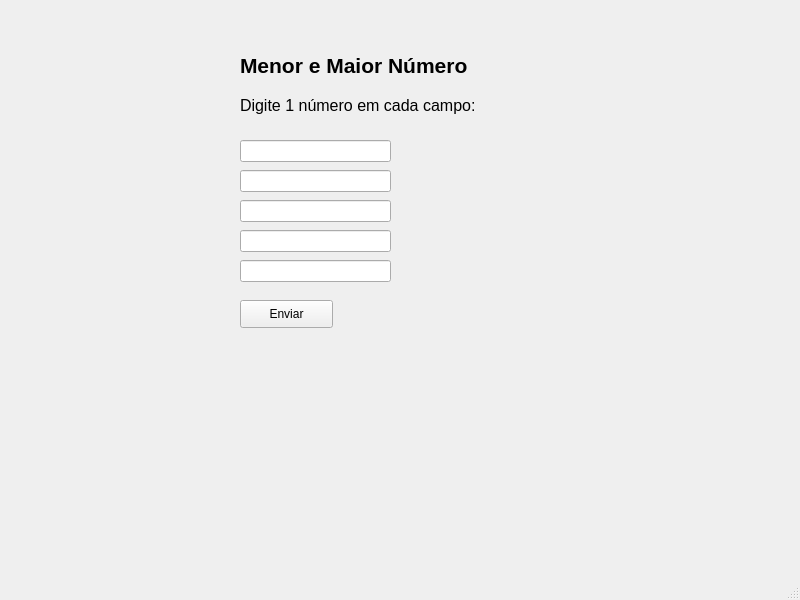
<?xml version="1.0" encoding="UTF-8"?>
<ui version="4.0">
 <class>MainWindow</class>
 <widget class="QMainWindow" name="MainWindow">
  <property name="geometry">
   <rect>
    <x>0</x>
    <y>0</y>
    <width>800</width>
    <height>600</height>
   </rect>
  </property>
  <property name="windowTitle">
   <string>MainWindow</string>
  </property>
  <widget class="QWidget" name="centralwidget">
   <widget class="QLabel" name="label_titulo">
    <property name="geometry">
     <rect>
      <x>240</x>
      <y>40</y>
      <width>321</width>
      <height>51</height>
     </rect>
    </property>
    <property name="font">
     <font>
      <pointsize>16</pointsize>
      <weight>75</weight>
      <bold>true</bold>
     </font>
    </property>
    <property name="text">
     <string>Menor e Maior Número</string>
    </property>
   </widget>
   <widget class="QLineEdit" name="lineEdit_input_1">
    <property name="geometry">
     <rect>
      <x>240</x>
      <y>140</y>
      <width>151</width>
      <height>22</height>
     </rect>
    </property>
   </widget>
   <widget class="QLabel" name="label_digite">
    <property name="geometry">
     <rect>
      <x>240</x>
      <y>90</y>
      <width>341</width>
      <height>31</height>
     </rect>
    </property>
    <property name="font">
     <font>
      <pointsize>12</pointsize>
     </font>
    </property>
    <property name="text">
     <string>Digite 1 número em cada campo:</string>
    </property>
   </widget>
   <widget class="QPushButton" name="pushButton_enviar">
    <property name="geometry">
     <rect>
      <x>240</x>
      <y>300</y>
      <width>93</width>
      <height>28</height>
     </rect>
    </property>
    <property name="text">
     <string>Enviar</string>
    </property>
   </widget>
   <widget class="QLabel" name="label_print">
    <property name="geometry">
     <rect>
      <x>230</x>
      <y>370</y>
      <width>341</width>
      <height>121</height>
     </rect>
    </property>
    <property name="text">
     <string/>
    </property>
   </widget>
   <widget class="QLineEdit" name="lineEdit_input_2">
    <property name="geometry">
     <rect>
      <x>240</x>
      <y>170</y>
      <width>151</width>
      <height>22</height>
     </rect>
    </property>
   </widget>
   <widget class="QLineEdit" name="lineEdit_input_3">
    <property name="geometry">
     <rect>
      <x>240</x>
      <y>200</y>
      <width>151</width>
      <height>22</height>
     </rect>
    </property>
   </widget>
   <widget class="QLineEdit" name="lineEdit_input_4">
    <property name="geometry">
     <rect>
      <x>240</x>
      <y>230</y>
      <width>151</width>
      <height>22</height>
     </rect>
    </property>
   </widget>
   <widget class="QLineEdit" name="lineEdit_input_5">
    <property name="geometry">
     <rect>
      <x>240</x>
      <y>260</y>
      <width>151</width>
      <height>22</height>
     </rect>
    </property>
   </widget>
  </widget>
  <widget class="QMenuBar" name="menubar">
   <property name="geometry">
    <rect>
     <x>0</x>
     <y>0</y>
     <width>800</width>
     <height>26</height>
    </rect>
   </property>
  </widget>
  <widget class="QStatusBar" name="statusbar"/>
 </widget>
 <resources/>
 <connections/>
</ui>
